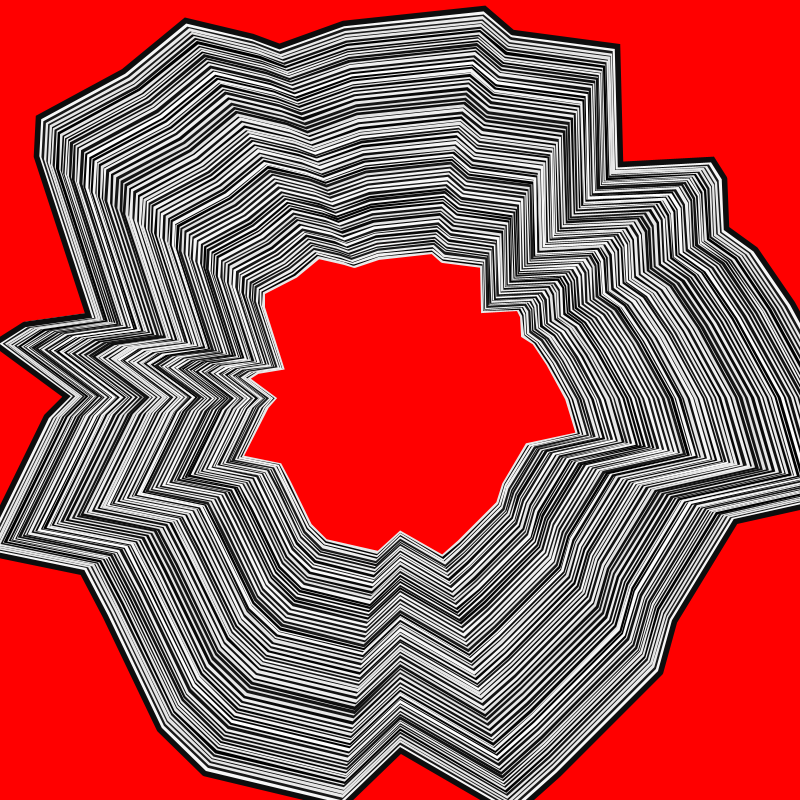
Frame 1 (no input)
Frame 2 (the mouse pressed at the canvas centre, redrawn once): identical to frame 1, image omitted

The Processing sketch that drew this single still picture (run headless with seeded random() and noise(); the mouse was pressed at the canvas centre and the sketch redrawn once):

// Processing sketch: processing_172097
// ── processing_172097.pde

float phase,rad,centerx,centery;
float x,y;
float seed;
ArrayList<Float> radii = new ArrayList<Float>();
void setup()
{
 size(800,800);
  phase = 0.0;
   rad = 150;
  centerx = width/2;
 centery = height/2;
 noLoop();
 smooth();
   phase = 0;
  while(phase < PI*2)
  {
   phase+=random(.05,.38);
   if(phase > PI*2)
     phase = PI*2;
     radii.add(phase);
    
   
    
  }
 seed = random(1,1000);
  background(255,0,0);
}

void draw()
{
 
  noFill();

  //for(int j = 0; j < 60;j++)
  int j = 0;
  while(rad < width/2)
  {
    j++;
  if(j %2 ==-0)
  {
   stroke(random(30)); 
    
  }
  else
  {
    stroke(255-random(30));
  }
  float w = random(2,6);
  strokeWeight(w);
  rad+=w/2;
  beginShape();

  for(int i = 0; i < radii.size();i++)
  {
   float p = (float)radii.get(i); 
   float offset = noise(i*.84+seed)* (rad*.75)-(rad*.375);
    x = sin(p)*(rad+offset)+centerx;
    y = cos(p)*(rad+offset) +centery;
    vertex(x,y);
  }
endShape(CLOSE);
  }
}
void mouseReleased()
{
  seed = random(1,10000);
  centerx = random(width);
  centery = random(height);
  radii.clear();
 // radii = new ArrayList<Float>();
   phase = 0.0;
    rad = random(20,100);
   while(phase < PI*2)
  {
   phase+=random(.05,.8);
   if(phase > PI*2)
     phase = PI*2;
     radii.add(phase);
    
   
    
  }
  redraw();
}
